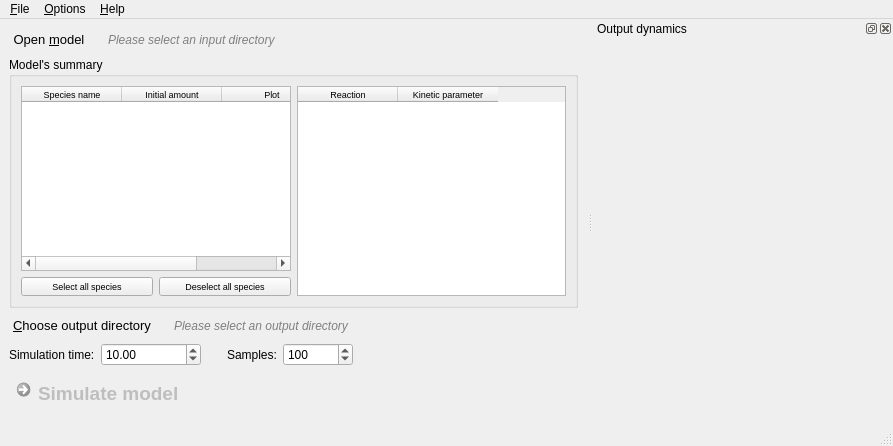
<?xml version="1.0" encoding="UTF-8"?>
<ui version="4.0">
 <class>MainWindow</class>
 <widget class="QMainWindow" name="MainWindow">
  <property name="geometry">
   <rect>
    <x>0</x>
    <y>0</y>
    <width>893</width>
    <height>446</height>
   </rect>
  </property>
  <property name="windowTitle">
   <string>LASSIE v1.0.0 </string>
  </property>
  <property name="windowIcon">
   <iconset resource="lassie-resources.qrc">
    <normaloff>:/logo/images/lassie-icon.png</normaloff>:/logo/images/lassie-icon.png</iconset>
  </property>
  <widget class="QWidget" name="centralwidget">
   <layout class="QVBoxLayout" name="verticalLayout">
    <item>
     <layout class="QHBoxLayout" name="horizontalLayout">
      <item>
       <widget class="QPushButton" name="openmodelbutton">
        <property name="font">
         <font>
          <pointsize>10</pointsize>
         </font>
        </property>
        <property name="styleSheet">
         <string notr="true"/>
        </property>
        <property name="text">
         <string>Open &amp;model</string>
        </property>
        <property name="icon">
         <iconset resource="lassie-resources.qrc">
          <normaloff>:/logo/images/open-directory.png</normaloff>:/logo/images/open-directory.png</iconset>
        </property>
        <property name="iconSize">
         <size>
          <width>32</width>
          <height>32</height>
         </size>
        </property>
        <property name="flat">
         <bool>true</bool>
        </property>
       </widget>
      </item>
      <item>
       <widget class="QLabel" name="input_greenlight">
        <property name="enabled">
         <bool>false</bool>
        </property>
        <property name="sizePolicy">
         <sizepolicy hsizetype="Minimum" vsizetype="Minimum">
          <horstretch>0</horstretch>
          <verstretch>0</verstretch>
         </sizepolicy>
        </property>
        <property name="maximumSize">
         <size>
          <width>32</width>
          <height>32</height>
         </size>
        </property>
        <property name="text">
         <string/>
        </property>
        <property name="pixmap">
         <pixmap resource="lassie-resources.qrc">:/logo/images/check.png</pixmap>
        </property>
        <property name="scaledContents">
         <bool>true</bool>
        </property>
       </widget>
      </item>
      <item>
       <widget class="QLabel" name="inputpathlabel">
        <property name="font">
         <font>
          <italic>true</italic>
         </font>
        </property>
        <property name="styleSheet">
         <string notr="true">color:gray</string>
        </property>
        <property name="text">
         <string>Please select an input directory</string>
        </property>
       </widget>
      </item>
      <item>
       <spacer name="horizontalSpacer">
        <property name="orientation">
         <enum>Qt::Horizontal</enum>
        </property>
        <property name="sizeHint" stdset="0">
         <size>
          <width>40</width>
          <height>20</height>
         </size>
        </property>
       </spacer>
      </item>
     </layout>
    </item>
    <item>
     <widget class="QGroupBox" name="groupBox">
      <property name="title">
       <string>Model's summary</string>
      </property>
      <layout class="QHBoxLayout" name="horizontalLayout_7">
       <item>
        <layout class="QVBoxLayout" name="verticalLayout_2">
         <item>
          <layout class="QHBoxLayout" name="horizontalLayout_4">
           <item>
            <widget class="QTableWidget" name="speciestable">
             <property name="font">
              <font>
               <pointsize>7</pointsize>
              </font>
             </property>
             <property name="editTriggers">
              <set>QAbstractItemView::NoEditTriggers</set>
             </property>
             <attribute name="verticalHeaderDefaultSectionSize">
              <number>40</number>
             </attribute>
             <column>
              <property name="text">
               <string>Species name</string>
              </property>
             </column>
             <column>
              <property name="text">
               <string>Initial amount</string>
              </property>
             </column>
             <column>
              <property name="text">
               <string>Plot</string>
              </property>
             </column>
            </widget>
           </item>
          </layout>
         </item>
         <item>
          <layout class="QHBoxLayout" name="horizontalLayout_9">
           <item>
            <widget class="QPushButton" name="selallbutton">
             <property name="font">
              <font>
               <pointsize>7</pointsize>
              </font>
             </property>
             <property name="text">
              <string>Select all species</string>
             </property>
            </widget>
           </item>
           <item>
            <widget class="QPushButton" name="deselallbutton">
             <property name="font">
              <font>
               <pointsize>7</pointsize>
              </font>
             </property>
             <property name="text">
              <string>Deselect all species</string>
             </property>
            </widget>
           </item>
          </layout>
         </item>
        </layout>
       </item>
       <item>
        <layout class="QHBoxLayout" name="horizontalLayout_6">
         <item>
          <widget class="QTableWidget" name="reactionstable">
           <property name="font">
            <font>
             <pointsize>7</pointsize>
            </font>
           </property>
           <property name="editTriggers">
            <set>QAbstractItemView::NoEditTriggers</set>
           </property>
           <column>
            <property name="text">
             <string>Reaction</string>
            </property>
           </column>
           <column>
            <property name="text">
             <string>Kinetic parameter</string>
            </property>
           </column>
          </widget>
         </item>
        </layout>
       </item>
      </layout>
     </widget>
    </item>
    <item>
     <layout class="QHBoxLayout" name="horizontalLayout_2">
      <item>
       <widget class="QPushButton" name="outputdirectorybutton">
        <property name="font">
         <font>
          <pointsize>10</pointsize>
         </font>
        </property>
        <property name="text">
         <string>&amp;Choose output directory</string>
        </property>
        <property name="icon">
         <iconset resource="lassie-resources.qrc">
          <normaloff>:/logo/images/store-directory.png</normaloff>:/logo/images/store-directory.png</iconset>
        </property>
        <property name="iconSize">
         <size>
          <width>32</width>
          <height>32</height>
         </size>
        </property>
        <property name="flat">
         <bool>true</bool>
        </property>
       </widget>
      </item>
      <item>
       <widget class="QLabel" name="output_greenlight">
        <property name="enabled">
         <bool>false</bool>
        </property>
        <property name="sizePolicy">
         <sizepolicy hsizetype="Minimum" vsizetype="Minimum">
          <horstretch>0</horstretch>
          <verstretch>0</verstretch>
         </sizepolicy>
        </property>
        <property name="maximumSize">
         <size>
          <width>32</width>
          <height>32</height>
         </size>
        </property>
        <property name="text">
         <string/>
        </property>
        <property name="pixmap">
         <pixmap resource="lassie-resources.qrc">:/logo/images/check.png</pixmap>
        </property>
        <property name="scaledContents">
         <bool>true</bool>
        </property>
       </widget>
      </item>
      <item>
       <widget class="QLabel" name="outputpathlabel">
        <property name="font">
         <font>
          <italic>true</italic>
         </font>
        </property>
        <property name="styleSheet">
         <string notr="true">color:gray</string>
        </property>
        <property name="text">
         <string>Please select an output directory</string>
        </property>
       </widget>
      </item>
      <item>
       <spacer name="horizontalSpacer_2">
        <property name="orientation">
         <enum>Qt::Horizontal</enum>
        </property>
        <property name="sizeHint" stdset="0">
         <size>
          <width>40</width>
          <height>20</height>
         </size>
        </property>
       </spacer>
      </item>
     </layout>
    </item>
    <item>
     <layout class="QHBoxLayout" name="horizontalLayout_3">
      <item>
       <widget class="QLabel" name="label">
        <property name="text">
         <string>Simulation time:</string>
        </property>
       </widget>
      </item>
      <item>
       <widget class="QDoubleSpinBox" name="timemax">
        <property name="minimumSize">
         <size>
          <width>100</width>
          <height>0</height>
         </size>
        </property>
        <property name="minimum">
         <double>0.000000000000000</double>
        </property>
        <property name="maximum">
         <double>10000.000000000000000</double>
        </property>
        <property name="value">
         <double>10.000000000000000</double>
        </property>
       </widget>
      </item>
      <item>
       <spacer name="horizontalSpacer_4">
        <property name="orientation">
         <enum>Qt::Horizontal</enum>
        </property>
        <property name="sizeType">
         <enum>QSizePolicy::Fixed</enum>
        </property>
        <property name="sizeHint" stdset="0">
         <size>
          <width>20</width>
          <height>20</height>
         </size>
        </property>
       </spacer>
      </item>
      <item>
       <widget class="QLabel" name="label_2">
        <property name="text">
         <string>Samples:</string>
        </property>
       </widget>
      </item>
      <item>
       <widget class="QSpinBox" name="samples">
        <property name="minimumSize">
         <size>
          <width>70</width>
          <height>0</height>
         </size>
        </property>
        <property name="minimum">
         <number>1</number>
        </property>
        <property name="maximum">
         <number>1000</number>
        </property>
        <property name="value">
         <number>100</number>
        </property>
       </widget>
      </item>
      <item>
       <spacer name="horizontalSpacer_3">
        <property name="orientation">
         <enum>Qt::Horizontal</enum>
        </property>
        <property name="sizeHint" stdset="0">
         <size>
          <width>40</width>
          <height>20</height>
         </size>
        </property>
       </spacer>
      </item>
     </layout>
    </item>
    <item>
     <layout class="QHBoxLayout" name="horizontalLayout_8">
      <item>
       <widget class="QCommandLinkButton" name="simulatebutton">
        <property name="enabled">
         <bool>false</bool>
        </property>
        <property name="font">
         <font>
          <family>Segoe UI</family>
          <pointsize>14</pointsize>
          <weight>75</weight>
          <bold>true</bold>
          <stylestrategy>PreferAntialias</stylestrategy>
         </font>
        </property>
        <property name="styleSheet">
         <string notr="true"/>
        </property>
        <property name="text">
         <string>Simulate model</string>
        </property>
        <property name="icon">
         <iconset resource="lassie-resources.qrc">
          <normaloff>:/logo/images/function.png</normaloff>:/logo/images/function.png</iconset>
        </property>
        <property name="iconSize">
         <size>
          <width>32</width>
          <height>32</height>
         </size>
        </property>
       </widget>
      </item>
     </layout>
    </item>
   </layout>
  </widget>
  <widget class="QMenuBar" name="menubar">
   <property name="geometry">
    <rect>
     <x>0</x>
     <y>0</y>
     <width>893</width>
     <height>21</height>
    </rect>
   </property>
   <widget class="QMenu" name="menu_Options">
    <property name="title">
     <string>&amp;Options</string>
    </property>
    <addaction name="action_Specify_LASSIE_s_executable_file"/>
    <addaction name="actionSpecify_output_directory"/>
   </widget>
   <widget class="QMenu" name="menu_File">
    <property name="title">
     <string>&amp;File</string>
    </property>
    <addaction name="action_Open_model"/>
    <addaction name="action_Import_SBML_experimental"/>
    <addaction name="separator"/>
    <addaction name="actionE_xit"/>
   </widget>
   <widget class="QMenu" name="menu_Help">
    <property name="title">
     <string>&amp;Help</string>
    </property>
    <addaction name="actionAbout_LASSIE"/>
   </widget>
   <addaction name="menu_File"/>
   <addaction name="menu_Options"/>
   <addaction name="menu_Help"/>
  </widget>
  <widget class="QStatusBar" name="statusbar">
   <property name="autoFillBackground">
    <bool>false</bool>
   </property>
   <property name="styleSheet">
    <string notr="true"/>
   </property>
  </widget>
  <widget class="QDockWidget" name="outputwidget">
   <property name="minimumSize">
    <size>
     <width>300</width>
     <height>42</height>
    </size>
   </property>
   <property name="windowTitle">
    <string>Output dynamics</string>
   </property>
   <attribute name="dockWidgetArea">
    <number>2</number>
   </attribute>
   <widget class="QWidget" name="dockWidgetContents_2">
    <layout class="QGridLayout" name="gridLayout_3">
     <item row="0" column="0">
      <layout class="QGridLayout" name="plotlayout"/>
     </item>
    </layout>
   </widget>
  </widget>
  <action name="action_Specify_LASSIE_s_executable_file">
   <property name="enabled">
    <bool>true</bool>
   </property>
   <property name="text">
    <string>&amp;Specify LASSIE's executable file...</string>
   </property>
  </action>
  <action name="action_Open_model">
   <property name="text">
    <string>&amp;Open model...</string>
   </property>
   <property name="shortcut">
    <string>Ctrl+O</string>
   </property>
  </action>
  <action name="actionSpecify_output_directory">
   <property name="text">
    <string>Choose output &amp;directory...</string>
   </property>
   <property name="shortcut">
    <string>Ctrl+D</string>
   </property>
  </action>
  <action name="actionE_xit">
   <property name="text">
    <string>E&amp;xit</string>
   </property>
  </action>
  <action name="action_Import_SBML_experimental">
   <property name="enabled">
    <bool>true</bool>
   </property>
   <property name="text">
    <string>&amp;Import SBML...</string>
   </property>
   <property name="shortcut">
    <string>Ctrl+I</string>
   </property>
  </action>
  <action name="actionAbout_LASSIE">
   <property name="text">
    <string>About LASSIE</string>
   </property>
  </action>
  <action name="actionAbout_this_GUI">
   <property name="text">
    <string>About this GUI</string>
   </property>
  </action>
 </widget>
 <resources>
  <include location="lassie-resources.qrc"/>
 </resources>
 <connections>
  <connection>
   <sender>actionE_xit</sender>
   <signal>triggered()</signal>
   <receiver>MainWindow</receiver>
   <slot>close()</slot>
   <hints>
    <hint type="sourcelabel">
     <x>-1</x>
     <y>-1</y>
    </hint>
    <hint type="destinationlabel">
     <x>213</x>
     <y>92</y>
    </hint>
   </hints>
  </connection>
  <connection>
   <sender>openmodelbutton</sender>
   <signal>clicked()</signal>
   <receiver>MainWindow</receiver>
   <slot>open_model()</slot>
   <hints>
    <hint type="sourcelabel">
     <x>101</x>
     <y>45</y>
    </hint>
    <hint type="destinationlabel">
     <x>329</x>
     <y>24</y>
    </hint>
   </hints>
  </connection>
  <connection>
   <sender>outputdirectorybutton</sender>
   <signal>clicked()</signal>
   <receiver>MainWindow</receiver>
   <slot>choose_output_dir()</slot>
   <hints>
    <hint type="sourcelabel">
     <x>86</x>
     <y>73</y>
    </hint>
    <hint type="destinationlabel">
     <x>449</x>
     <y>25</y>
    </hint>
   </hints>
  </connection>
  <connection>
   <sender>simulatebutton</sender>
   <signal>clicked()</signal>
   <receiver>MainWindow</receiver>
   <slot>simulate()</slot>
   <hints>
    <hint type="sourcelabel">
     <x>119</x>
     <y>332</y>
    </hint>
    <hint type="destinationlabel">
     <x>623</x>
     <y>25</y>
    </hint>
   </hints>
  </connection>
  <connection>
   <sender>action_Open_model</sender>
   <signal>triggered()</signal>
   <receiver>MainWindow</receiver>
   <slot>open_model()</slot>
   <hints>
    <hint type="sourcelabel">
     <x>-1</x>
     <y>-1</y>
    </hint>
    <hint type="destinationlabel">
     <x>377</x>
     <y>149</y>
    </hint>
   </hints>
  </connection>
  <connection>
   <sender>actionSpecify_output_directory</sender>
   <signal>triggered()</signal>
   <receiver>MainWindow</receiver>
   <slot>choose_output_dir()</slot>
   <hints>
    <hint type="sourcelabel">
     <x>-1</x>
     <y>-1</y>
    </hint>
    <hint type="destinationlabel">
     <x>377</x>
     <y>149</y>
    </hint>
   </hints>
  </connection>
  <connection>
   <sender>action_Import_SBML_experimental</sender>
   <signal>triggered()</signal>
   <receiver>MainWindow</receiver>
   <slot>import_SBML()</slot>
   <hints>
    <hint type="sourcelabel">
     <x>-1</x>
     <y>-1</y>
    </hint>
    <hint type="destinationlabel">
     <x>377</x>
     <y>149</y>
    </hint>
   </hints>
  </connection>
  <connection>
   <sender>selallbutton</sender>
   <signal>clicked()</signal>
   <receiver>MainWindow</receiver>
   <slot>select_all()</slot>
   <hints>
    <hint type="sourcelabel">
     <x>196</x>
     <y>234</y>
    </hint>
    <hint type="destinationlabel">
     <x>377</x>
     <y>180</y>
    </hint>
   </hints>
  </connection>
  <connection>
   <sender>deselallbutton</sender>
   <signal>clicked()</signal>
   <receiver>MainWindow</receiver>
   <slot>deselect_all()</slot>
   <hints>
    <hint type="sourcelabel">
     <x>196</x>
     <y>263</y>
    </hint>
    <hint type="destinationlabel">
     <x>377</x>
     <y>180</y>
    </hint>
   </hints>
  </connection>
  <connection>
   <sender>actionAbout_LASSIE</sender>
   <signal>triggered()</signal>
   <receiver>MainWindow</receiver>
   <slot>show_help()</slot>
   <hints>
    <hint type="sourcelabel">
     <x>-1</x>
     <y>-1</y>
    </hint>
    <hint type="destinationlabel">
     <x>377</x>
     <y>180</y>
    </hint>
   </hints>
  </connection>
  <connection>
   <sender>action_Specify_LASSIE_s_executable_file</sender>
   <signal>triggered()</signal>
   <receiver>MainWindow</receiver>
   <slot>show_options()</slot>
   <hints>
    <hint type="sourcelabel">
     <x>-1</x>
     <y>-1</y>
    </hint>
    <hint type="destinationlabel">
     <x>418</x>
     <y>181</y>
    </hint>
   </hints>
  </connection>
 </connections>
 <slots>
  <slot>open_model()</slot>
  <slot>choose_output_dir()</slot>
  <slot>simulate()</slot>
  <slot>import_SBML()</slot>
  <slot>select_all()</slot>
  <slot>deselect_all()</slot>
  <slot>show_help()</slot>
  <slot>show_options()</slot>
 </slots>
</ui>
